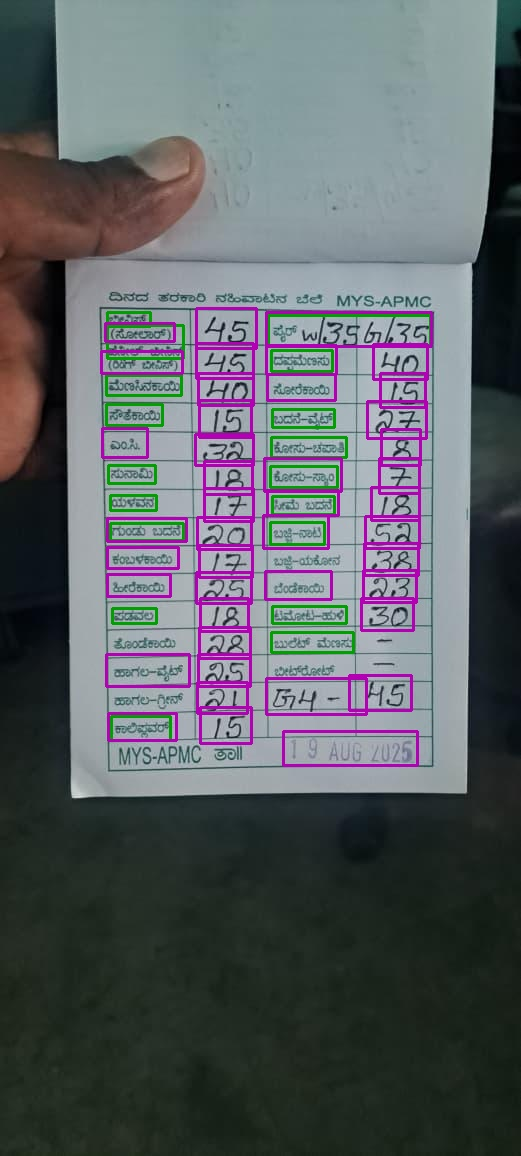
#> input picture test2_overlay.jpg, 521 x 1156 px
$ python -i yolo_cells.py   (imports and definitions only)
#> lines starting #> are read from the running program, lines starting #| are printed output that depends on the picture; after the words box and inside, x2 and y2 are one past the last pixel; in counts of white or black regions, pixels touching at a corner belong together
from __future__ import annotations

from dataclasses import dataclass
from pathlib import Path

import cv2
import numpy as np


YOLO_CELL_CLASSES = ["left_veg", "left_price", "right_veg", "right_price"]


@dataclass
class CellBox:
    label: str
    box: list[float]
    confidence: float = 1.0

    @property
    def cx(self) -> float:
        return (self.box[0] + self.box[2]) / 2.0

    @property
    def cy(self) -> float:
        return (self.box[1] + self.box[3]) / 2.0


def _cluster_positions(values: np.ndarray, min_gap: int = 8) -> list[int]:
    if values.size == 0:
        return []
    values = np.asarray(sorted(set(int(v) for v in values)))
    clusters: list[list[int]] = [[int(values[0])]]
    for value in values[1:]:
        value = int(value)
        if value - clusters[-1][-1] <= min_gap:
            clusters[-1].append(value)
        else:
            clusters.append([value])
    return [int(round(float(np.mean(cluster)))) for cluster in clusters]


def _green_grid_mask(image: np.ndarray) -> np.ndarray:
    hsv = cv2.cvtColor(image, cv2.COLOR_BGR2HSV)
    lower = np.array([35, 25, 25], dtype=np.uint8)
    upper = np.array([100, 255, 235], dtype=np.uint8)
    mask = cv2.inRange(hsv, lower, upper)
    return cv2.medianBlur(mask, 3)


def _line_positions(mask: np.ndarray) -> tuple[list[int], list[int]]:
    h, w = mask.shape[:2]
    vertical_kernel = cv2.getStructuringElement(cv2.MORPH_RECT, (1, max(18, h // 28)))
    horizontal_kernel = cv2.getStructuringElement(cv2.MORPH_RECT, (max(18, w // 24), 1))
    vertical = cv2.morphologyEx(mask, cv2.MORPH_OPEN, vertical_kernel)
    horizontal = cv2.morphologyEx(mask, cv2.MORPH_OPEN, horizontal_kernel)

    x_projection = np.sum(vertical > 0, axis=0)
    y_projection = np.sum(horizontal > 0, axis=1)
    x_candidates = np.where(x_projection > max(8, h * 0.10))[0]
    y_candidates = np.where(y_projection > max(8, w * 0.12))[0]
    return _cluster_positions(x_candidates), _cluster_positions(y_candidates)


def _fallback_lines(image: np.ndarray) -> tuple[list[int], list[int]]:
    h, w = image.shape[:2]
    left = int(w * 0.12)
    right = int(w * 0.86)
    top = int(h * 0.14)
    bottom = int(h * 0.82)
    xs = [
        left,
        int(left + (right - left) * 0.30),
        int(left + (right - left) * 0.50),
        int(left + (right - left) * 0.72),
        right,
    ]
    rows = 16
    ys = [int(top + (bottom - top) * i / rows) for i in range(rows + 1)]
    return xs, ys


def detect_grid_cell_boxes(image_path: Path, min_rows: int = 8, expected_rows: int | None = 15) -> list[CellBox]:
#> called with image_path = 'test2_overlay.jpg', min_rows = 8, expected_rows = 15
    image = cv2.imread(str(image_path))
#> image is the input picture: shape (1156, 521, 3); mean B, G, R 100.8, 96.6, 92.3
    if image is None:
        raise FileNotFoundError(image_path)

    mask = _green_grid_mask(image)
#> in _green_grid_mask, `mask = cv2.inRange(hsv, lower, upper)`:
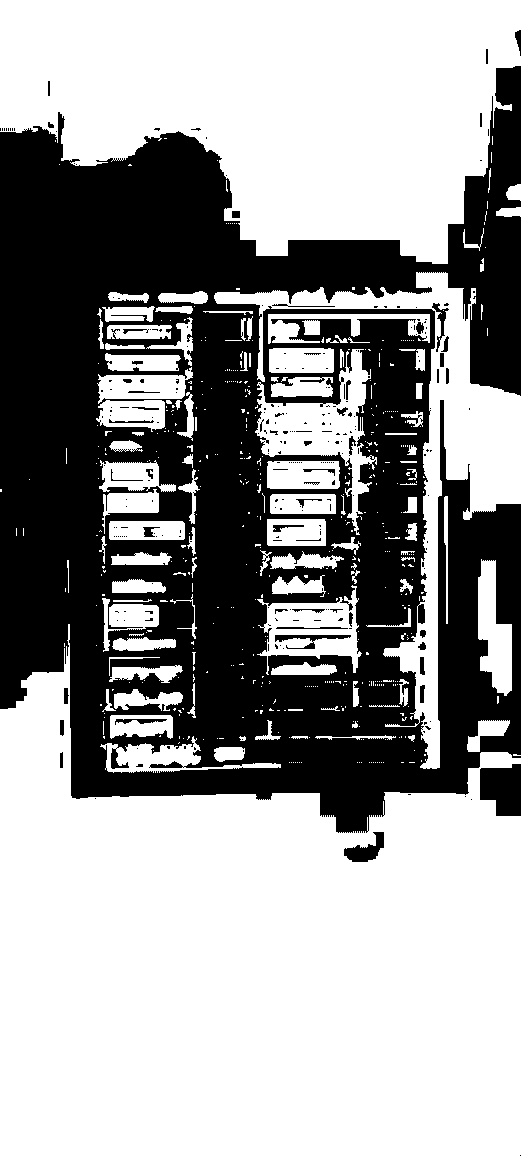
#> mask: shape (1156, 521); 61% white; 262 black regions (211 under 20 px), largest, box (x1, y1, x2, y2) and area: (0, 66, 521, 833) 228981, (480, 764, 521, 816) 1747, (344, 832, 384, 862) 592
#> in _green_grid_mask, `return cv2.medianBlur(mask, 3)`:
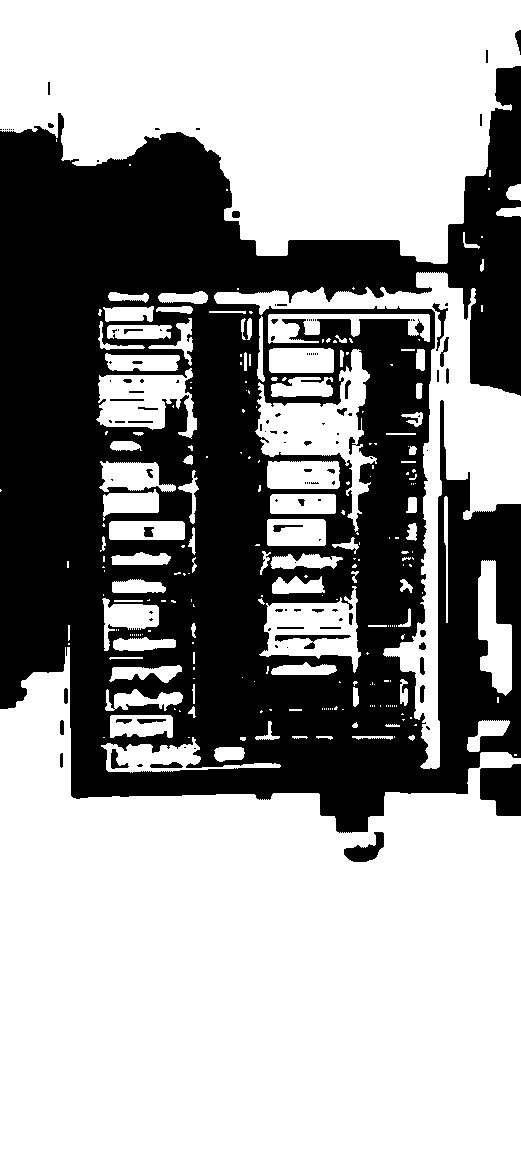
#> returned value: shape (1156, 521); 60.8% white; 120 black regions (71 under 20 px), largest, box (x1, y1, x2, y2) and area: (0, 66, 521, 833) 230423, (480, 764, 521, 816) 1746, (344, 832, 384, 862) 589
    xs, ys = _line_positions(mask)
#> in _line_positions, `vertical = cv2.morphologyEx(mask, cv2.MORPH_OPEN, vertical_kernel)`:
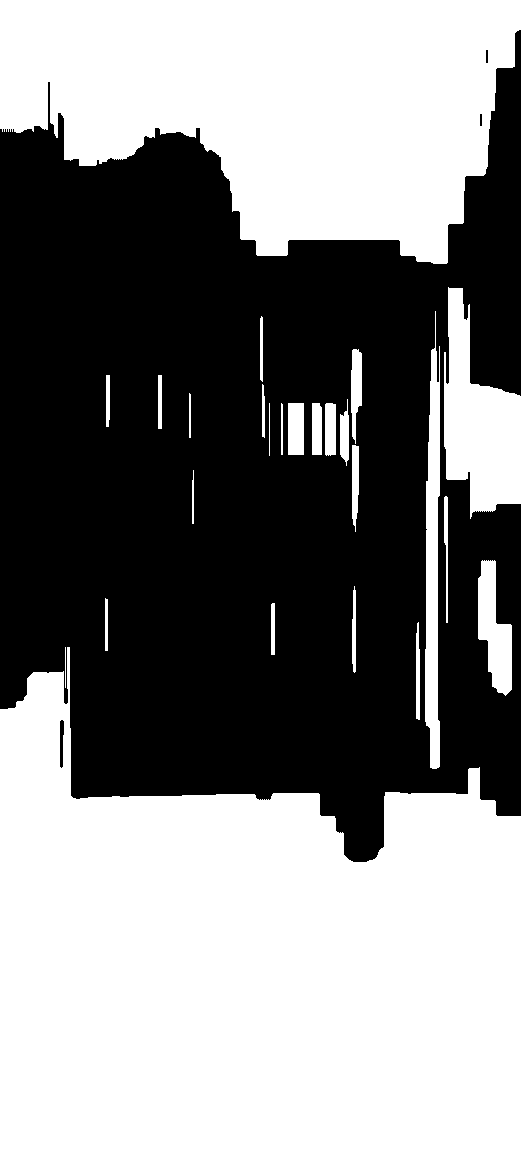
#> vertical: shape (1156, 521); 52% white; 4 black regions, box (x1, y1, x2, y2) and area: (0, 30, 521, 862) 288798, (60, 720, 64, 768) 155, (486, 50, 488, 63) 26, (480, 114, 482, 126) 24
#> in _line_positions, `horizontal = cv2.morphologyEx(mask, cv2.MORPH_OPEN, horizontal_kernel)`:
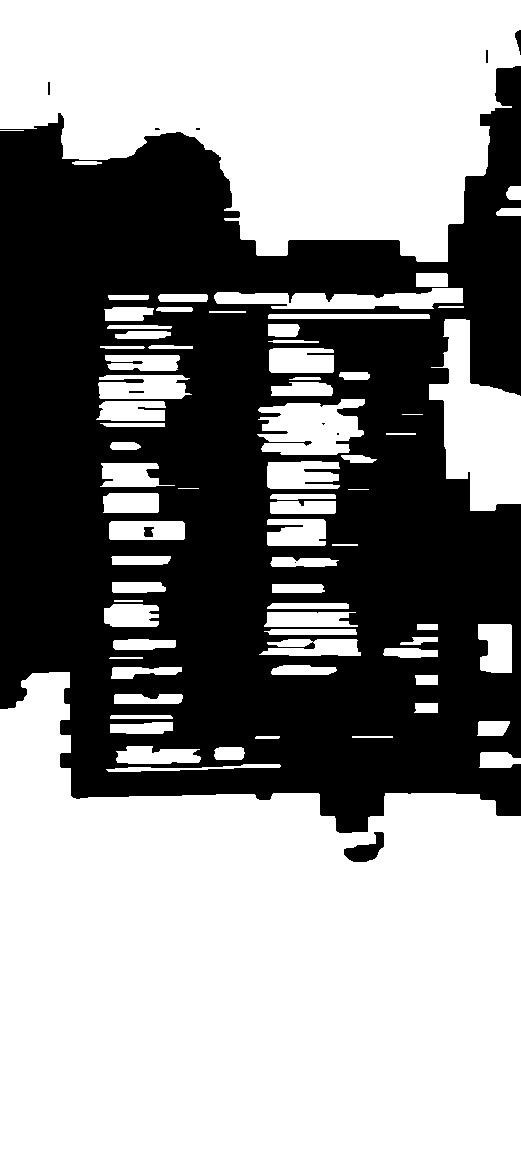
#> horizontal: shape (1156, 521); 57.1% white; 12 black regions (5 under 20 px), largest, box (x1, y1, x2, y2) and area: (0, 66, 521, 833) 257635, (344, 832, 384, 862) 617, (515, 30, 521, 55) 88
#> in _line_positions, `x_projection = np.sum(vertical > 0, axis=0)`: x_projection = 521 values, max 1085 at index 435, min 478 at index 520, mean 601.3
#> in _line_positions, `y_projection = np.sum(horizontal > 0, axis=1)`: y_projection = 1156 values, max 521 at index 0, min 0 at index 262, mean 297.4
#> in _line_positions, `x_candidates = np.where(x_projection > max(8, h * 0.10))[0]`: x_candidates = 521 values from 0 to 520
#> in _line_positions, `y_candidates = np.where(y_projection > max(8, w * 0.12))[0]`: y_candidates = 1023 values from 0 to 1155
#> in _cluster_positions, `values = np.asarray(sorted(set(int(v) for v in values)))`: values = 521 values from 0 to 520
#> in _cluster_positions, `clusters: list[list[int]] = [[int(values[0])]]`: clusters = [[0]]
#> after the loop in _cluster_positions, `for value in values[1:]:`: clusters = 1 item
#> the loop in _cluster_positions (call 2), `for value in values[1:]:` made 1022 passes
#> value on passes 1 to 3: 1, 2, 3
#> xs = [260]; ys = [128, 419, 561, 588, 644, 925]
    if len(xs) < 5 or len(ys) < min_rows + 1:
        xs, ys = _fallback_lines(image)
#> xs = [62, 177, 255, 339, 448]; ys = [161, 210, 259, 308, 357, 406, 455, 504, 554, 603, 652, 701, 750, 799, 848, 897, 947]

    xs = sorted(xs)
    ys = sorted(ys)
    if len(xs) > 5:
        xs = [xs[0], xs[1], xs[len(xs) // 2], xs[-2], xs[-1]]
    if len(xs) >= 5:
        widths = [max(1, xs[i + 1] - xs[i]) for i in range(4)]
#> widths = [115, 78, 84, 109]
        if max(widths) / min(widths) > 3.0:
            xs, fallback_ys = _fallback_lines(image)
            if len(ys) < min_rows + 1:
                ys = fallback_ys

    row_intervals: list[tuple[int, int]] = []
    for top, bottom in zip(ys[:-1], ys[1:]):
        row_h = bottom - top
        if row_h < 14:
            continue
        row_center = (top + bottom) / 2.0
        if row_center < image.shape[0] * 0.10:
            continue
        if row_center > image.shape[0] * 0.80:
            continue
        row_intervals.append((top, bottom))
#> this loop made 16 passes
#> (top, bottom, row_h, row_center) on passes 1 to 8: (161, 210, 49, 185.5), (210, 259, 49, 234.5), (259, 308, 49, 283.5), (308, 357, 49, 332.5), (357, 406, 49, 381.5), (406, 455, 49, 430.5), (455, 504, 49, 479.5), (504, 554, 50, 529)
#> after the loop, row_intervals = [(161, 210), (210, 259), (259, 308), (308, 357), (357, 406), (406, 455), (455, 504), (504, 554), (554, 603), (603, 652), (652, 701), (701, 750), (750, 799), (799, 848), (848, 897), (897, 947)]

    if row_intervals:
        heights = np.asarray([bottom - top for top, bottom in row_intervals], dtype=float)
#> heights = [49, 49, 49, 49, 49, 49, 49, 50, 49, 49, 49, 49, 49, 49, 49, 50]
        median_h = float(np.median(heights))
#> median_h = 49
        if median_h > 0:
            filtered = [
                interval for interval, height in zip(row_intervals, heights)
                if height <= median_h * 2.5
            ]
#> filtered has the same summary as row_intervals
            if len(filtered) >= min_rows:
                row_intervals = filtered
    if expected_rows is not None and len(row_intervals) != expected_rows and row_intervals:
        top = row_intervals[0][0]
#> top = 161
        bottom = row_intervals[-1][1]
#> bottom = 947
        uniform = np.linspace(top, bottom, expected_rows + 1)
        row_intervals = [(int(round(uniform[i])), int(round(uniform[i + 1]))) for i in range(expected_rows)]

    boxes: list[CellBox] = []
    labels = YOLO_CELL_CLASSES
    pad_x = 4.0
    pad_y = 3.0
    for top, bottom in row_intervals:
        for col_idx, label in enumerate(labels):
            if col_idx + 1 >= len(xs):
                continue
            x1 = float(xs[col_idx] + pad_x)
            x2 = float(xs[col_idx + 1] - pad_x)
            y1 = float(top + pad_y)
            y2 = float(bottom - pad_y)
            if x2 - x1 < 10 or y2 - y1 < 8:
                continue
            boxes.append(CellBox(label=label, box=[x1, y1, x2, y2]))
#> after the loop, boxes = 60 items
    return boxes


# [13 lines left out: function write_yolo_label, not called in this run]

>>> result = detect_grid_cell_boxes('test2_overlay.jpg')
#> result = 60 items

$ run again, on detections_overlay.jpg
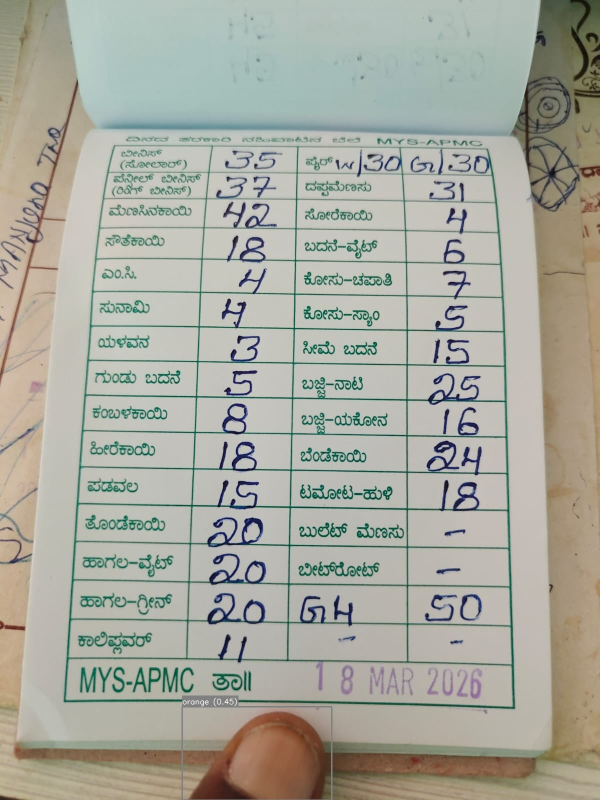
#> input picture detections_overlay.jpg, 1200 x 1600 px (shown at 1/2 size)
#> in detect_grid_cell_boxes, image is the input picture: shape (1600, 1200, 3); mean B, G, R 158.2, 169, 167.9
#> hsv: shape (1600, 1200, 3); mean H, S, V 41.5, 36.2, 175
#> in _green_grid_mask, `mask = cv2.inRange(hsv, lower, upper)`:
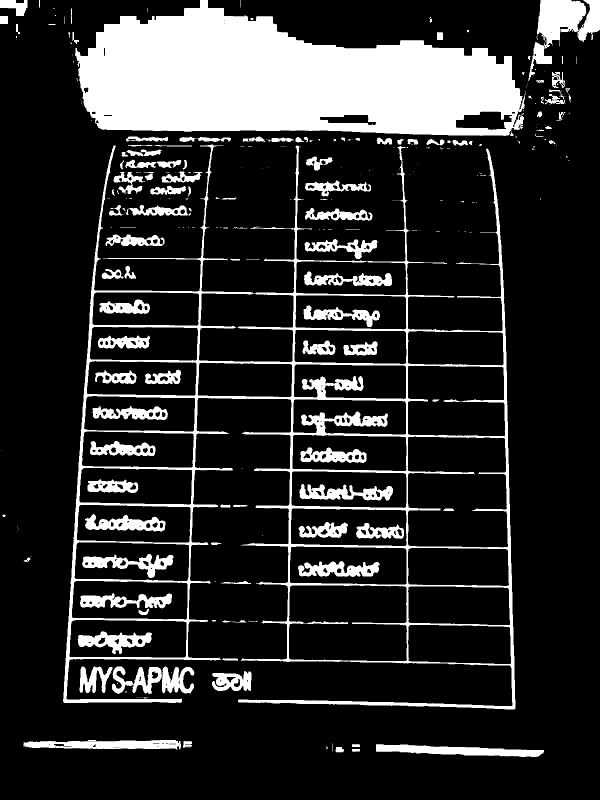
#> mask: shape (1600, 1200) (shown at 1/2 size); 17.7% white; 325 white regions (203 under 20 px), largest, box (x1, y1, x2, y2) and area: (150, 0, 1051, 272) 165645, (126, 289, 1031, 1419) 75227, (1056, 0, 1200, 162) 9459
#> vertical: shape (1600, 1200); 9.9% white; 9 white regions, largest, box (x1, y1, x2, y2) and area: (160, 0, 1034, 271) 159815, (993, 391, 1030, 1419) 6114, (130, 536, 188, 1406) 5304
#> in _line_positions, `horizontal = cv2.morphologyEx(mask, cv2.MORPH_OPEN, horizontal_kernel)`:
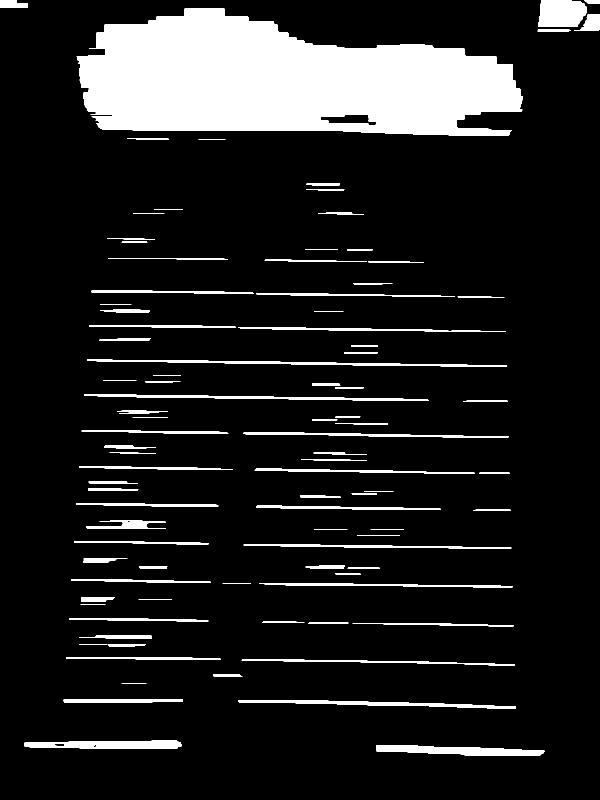
#> horizontal: shape (1600, 1200) (shown at 1/2 size); 12% white; 102 white regions, largest, box (x1, y1, x2, y2) and area: (153, 16, 1046, 271) 161130, (1077, 0, 1173, 54) 4633, (753, 1490, 1089, 1512) 4614
#> x_projection = 1200 values, max 968 at index 814, min 0 at index 0, mean 157.7
#> y_projection = 1600 values, max 879 at index 193, min 0 at index 271, mean 144
#> x_candidates = 656 values from 163 to 1028
#> y_candidates = 441 values from 6 to 1510
#> values = 656 values from 163 to 1028
#> in _cluster_positions, `clusters: list[list[int]] = [[int(values[0])]]`: clusters = [[163]]
#> the loop in _cluster_positions, `for value in values[1:]:` made 655 passes
#> value on passes 1 to 3: 165, 166, 167
#> after the loop in _cluster_positions, `for value in values[1:]:`: clusters = 4 items
#> the loop in _cluster_positions (call 2), `for value in values[1:]:` made 440 passes
#> value on passes 1 to 3: 10, 11, 12
#> in detect_grid_cell_boxes, `xs, ys = _line_positions(mask)`: xs = [165, 411, 832, 1011]; ys = [139, 520, 586, 622, 656, 726, 796, 868, 940, 1014, 1056, 1090, 1136, 1167, 1244, 1275, 1319, 1406, 1496]
#> in detect_grid_cell_boxes, `xs, ys = _fallback_lines(image)`: xs = [144, 410, 588, 783, 1032]; ys = [224, 292, 360, 428, 496, 564, 632, 700, 768, 836, 904, 972, 1040, 1108, 1176, 1244, 1312]
#> widths = [266, 178, 195, 249]
#> the loop in detect_grid_cell_boxes, `for top, bottom in zip(ys[:-1], ys[1:]):` made 16 passes
#> (top, bottom, row_center) on passes 1 to 8: (224, 292, 258), (292, 360, 326), (360, 428, 394), (428, 496, 462), (496, 564, 530), (564, 632, 598), (632, 700, 666), (700, 768, 734)
#> after the loop in detect_grid_cell_boxes, `for top, bottom in zip(ys[:-1], ys[1:]):`: row_intervals = [(224, 292), (292, 360), (360, 428), (428, 496), (496, 564), (564, 632), (632, 700), (700, 768), (768, 836), (836, 904), (904, 972), (972, 1040), (1040, 1108), (1108, 1176), (1176, 1244), (1244, 1312)]
#> heights = [68, 68, 68, 68, 68, 68, 68, 68, 68, 68, 68, 68, 68, 68, 68, 68]
#> median_h = 68
#> filtered has the same summary as row_intervals
#> in detect_grid_cell_boxes, `top = row_intervals[0][0]`: top = 224
#> in detect_grid_cell_boxes, `bottom = row_intervals[-1][1]`: bottom = 1312
#> after the loop in detect_grid_cell_boxes, `for top, bottom in row_intervals:`: boxes = 60 items
